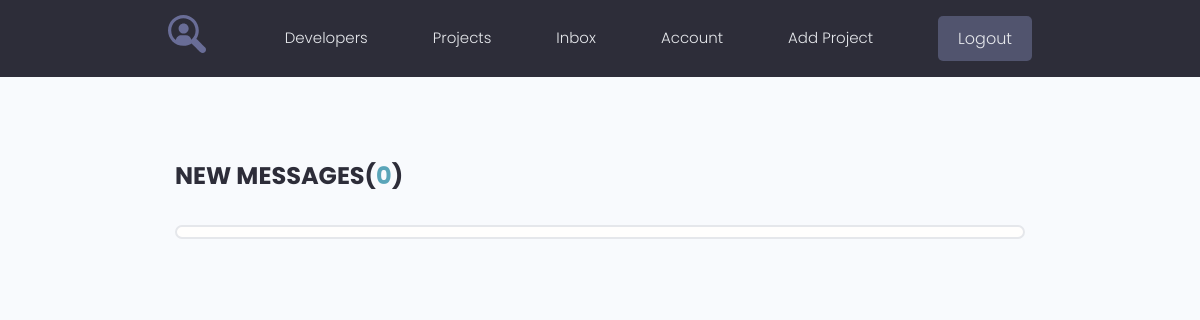
The app's page /inbox/ (signed in), older data.
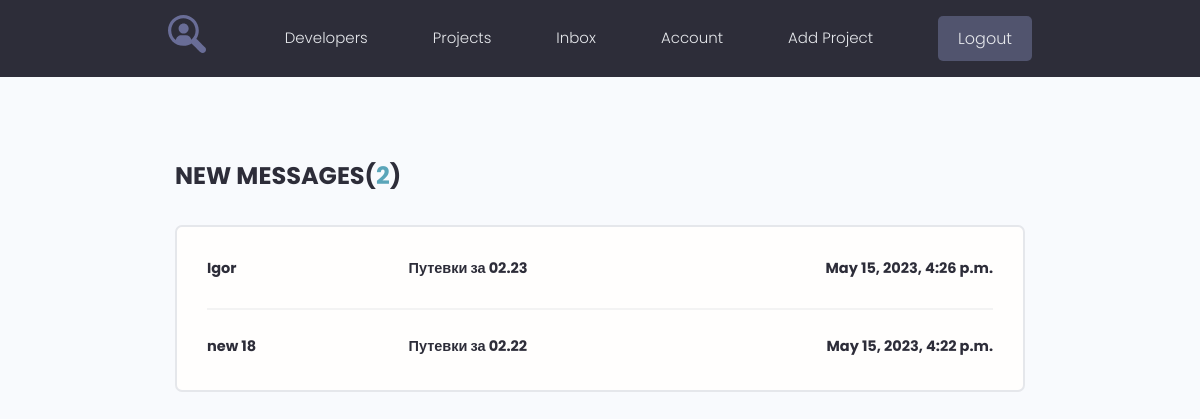
The same page, newer data.
### users/models.py (models this page shows, shortened)
class Message(models.Model):
    sender = models.ForeignKey(Profile, on_delete=models.SET_NULL, null=True, blank=True)
    recipient = models.ForeignKey(Profile, on_delete=models.SET_NULL, null=True, blank=True, related_name='messages')
    name = models.CharField(max_length=200, null=True, blank=True)
    email = models.EmailField(max_length=200, null=True, blank=True)
    subject = models.CharField(max_length=200, null=True, blank=True)
    body = models.TextField()
    is_read = models.BooleanField(default=False)
    created = models.DateTimeField(auto_now_add=True)
    class Meta:
        ordering = ['is_read', '-created']

### users/views.py (the view)
# urls.py: path('inbox/', views.inbox, name='inbox'),
@login_required(login_url='login')
def inbox(request):
    profile = request.user.profile
    messages_requests = profile.messages.all()
    unread_count = messages_requests.filter(is_read=False).count()
    context = {'messages_requests': messages_requests, 'unread_count': unread_count}
    return render(request, 'users/inbox.html', context)

### users/templates/users/inbox.html
{% extends 'projects/base.html' %}
{% block content %}
  <main class="inbox my-xl">
    <div class="content-box">
      <h3 class="inbox__title">New Messages(<span>{{ unread_count }}</span>)</h3>
      <ul class="messages">
        {% for message in messages_requests %}
          {% if message.is_read == False %}
            <li class="message message--unread">
          {% else %}
            <li class="message">
          {% endif %}
              <a href="{% url 'message' message.id %}">
                <span class="message__author">{{message.name}}</span>
                <span class="message__subject">{{message.subject}}</span>
                <span class="message__date">{{message.created}}</span>
              </a>
            </li>
        {% endfor %}
      </ul>
    </div>
  </main>
{% endblock %}

Row changes from the older to the newer data that the page shows:
added Message: name "Igor", subject "Путевки за 02.23", created "May 15, 2023, 4:26 p.m."
added Message: name "new 18", subject "Путевки за 02.22", created "May 15, 2023, 4:22 p.m."
Text that changed along with them:
{{ unread_count }}: "0" → "2"
